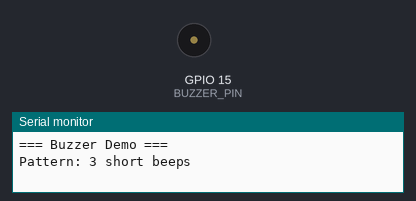
This sketch was run on a simulated ESP32. On the bench: buzzer (waves = sounding, pin HIGH), the last lines printed to the serial monitor.

Above: at 0.8 s.
At 1.6 s:
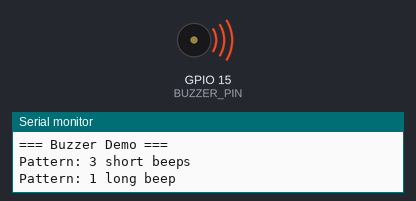
Timing chart, 0 to 5.6 s (numbered marks = the images above):
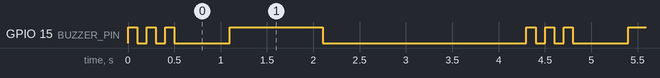

Measured:
- by itself, GPIO 15 (BUZZER_PIN): repeats every 4.3 s: 2 × (LOW 0.10 s, HIGH 0.10 s), LOW 0.60 s, HIGH 1.0 s, LOW 2.2 s, HIGH 0.10 s
- by itself, everything shown: repeats every 4.3 s, in 4 steps

The sketch:

Buzzer.ino
```cpp
/**
 * A5 — Active Buzzer & Tone Generation
 * ======================================
 * Board : AI Thinker ESP32-CAM
 *
 * Wiring:
 *   Buzzer VCC → 3.3V   Buzzer GND → GND   Buzzer S → GPIO 15
 *
 * Active buzzer: HIGH = sound ON (fixed internal frequency).
 * For tone control, use a PASSIVE buzzer + ledcWriteTone() below.
 */
#define BUZZER_PIN 15
#define LEDC_CH    3

// Plays tone on passive buzzer (skip if using active buzzer)
void playTone(uint32_t freq, uint32_t durationMs) {
  ledcSetup(LEDC_CH, freq, 8);
  ledcAttachPin(BUZZER_PIN, LEDC_CH);
  ledcWrite(LEDC_CH, 128);
  delay(durationMs);
  ledcWrite(LEDC_CH, 0);
  delay(50);
}

// Simple beep for active buzzer
void beep(int times, int onMs = 150, int offMs = 100) {
  for (int i = 0; i < times; i++) {
    digitalWrite(BUZZER_PIN, HIGH); delay(onMs);
    digitalWrite(BUZZER_PIN, LOW);  delay(offMs);
  }
}

void setup() {
  Serial.begin(115200);
  pinMode(BUZZER_PIN, OUTPUT);
  Serial.println("=== Buzzer Demo ===");
}

void loop() {
  // ── Active buzzer pattern ──────────────────────────
  Serial.println("Pattern: 3 short beeps");
  beep(3, 100, 100);
  delay(500);

  Serial.println("Pattern: 1 long beep");
  beep(1, 1000, 200);
  delay(500);

  // ── Passive buzzer scale (comment out beep calls above if using passive) ──
  // uint32_t notes[] = {262,294,330,349,392,440,494,523}; // C4-C5
  // for (auto n : notes) { playTone(n, 300); }

  delay(1500);
}
```
